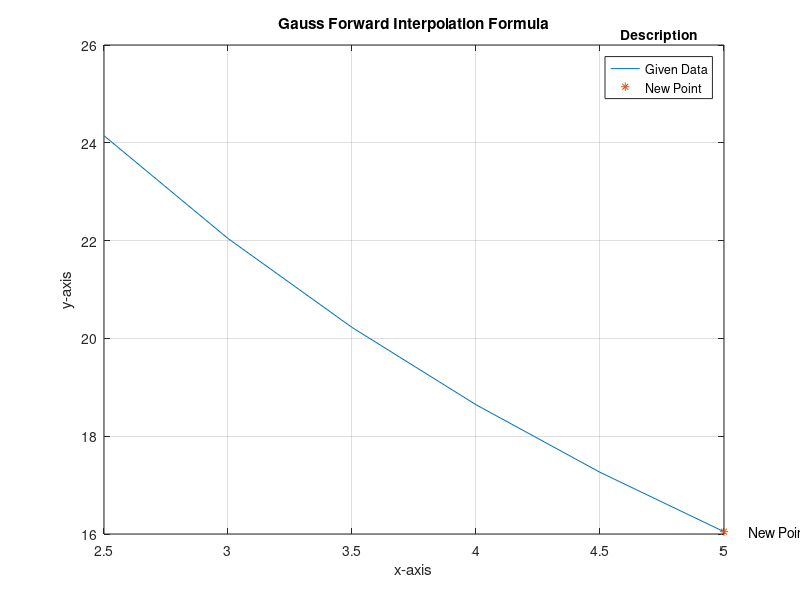

Reproduce this figure in MATLAB.
clear all
clc
A = [2.5 3.0 3.5 4.0 4.5 5.0]; 
B = [24.145 22.043 20.225 18.644 17.262 16.047];
l = length(B);
r = 2 * l - 1;
c = l + 1;
newMat = zeros(r, c);
index = 1;
for row = 1 : 2 : r
   newMat(row, 1) = A(index);
   newMat(row, 2) = B(index);
   index = index + 1;
end
for column = 3 : c
    for row = column - 1 : 2 : r
        newMat(row, column) = newMat(row + 1, column - 1) - newMat(row - 1, column - 1);
    end
    r = r - 1;
end
disp('Forward Difference Table')
disp(newMat)
x = input("Enter a Point: ");
for i = 1 : 2 : l
   if(x >= newMat(i, 1))
       center = i;
   end
end
values = newMat(5, 2 : c);
temp = newMat(6, 2 : c);
for i = 1 : length(values)
   if(values(i) == 0)
       values(i) = temp(i);
   end
end
h = A(2) - A(1);
u = (x - newMat(center, 1)) / h;
y = values(1) + u * values(2);
for i = 3 : l
    term = u;
    n = 1;
    for j = 3 : i
       if(mod(j, 2) == 0)
           term = term * (u + n);
           n = n + 1;
       else
           term = term * (u - n);
       end
    end
    y = y + (term / factorial(i - 1)) * values(i);
end
fprintf("Interpolation Value using Gauss Forward Interpolation at (X = %.4f): %.4f\n", x, y);
plot(A, B);
hold on
plot(x, y, '*')
xlabel('x-axis'); ylabel('y-axis')
title('Gauss Forward Interpolation Formula')
title(legend, 'Description')
legend('Given Data', 'New Point')
text(x + .1, y, 'New Point')
grid on
hold off
function fact = factorial(n)
fact = 1;
while(n > 1)
    fact = fact * n;
    n = n - 1;
end
end
